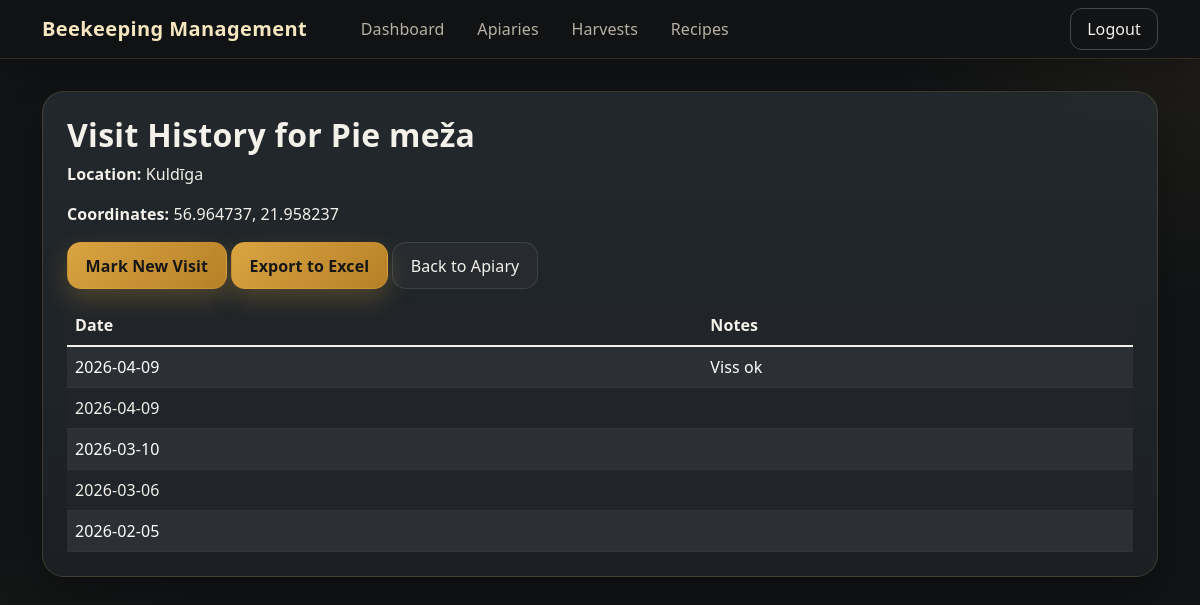
The page /apiaries/2/visits (signed in) on the database its author committed.
### tables this page shows
CREATE TABLE apiaries (
                id INTEGER PRIMARY KEY,
                name TEXT NOT NULL,
                last_visit_date TEXT
            , location TEXT, latitude REAL, longitude REAL, user_id INTEGER NOT NULL DEFAULT 1);

CREATE TABLE apiary_visits (
                    id INTEGER PRIMARY KEY,
                    apiary_id INTEGER,
                    visit_date TEXT NOT NULL,
                    notes TEXT,
                    FOREIGN KEY (apiary_id) REFERENCES apiaries (id)
                );

### web_app.py (the view)
@app.route('/apiaries/<int:apiary_id>/visits')
def view_visit_history(apiary_id):
    conn = sqlite3.connect('beekeeping.db')
    c = conn.cursor()
    c.execute("SELECT name, location, latitude, longitude FROM apiaries WHERE id = ?", (apiary_id,))
    apiary = c.fetchone()
    apiary_name = apiary[0]
    apiary_location = apiary[1]
    apiary_lat = apiary[2]
    apiary_lng = apiary[3]
    c.execute("SELECT visit_date, notes FROM apiary_visits WHERE apiary_id = ? ORDER BY visit_date DESC", (apiary_id,))
    visits = c.fetchall()
    conn.close()
    return render_template('visit_history.html', apiary_name=apiary_name, apiary_location=apiary_location, apiary_lat=apiary_lat, apiary_lng=apiary_lng, visits=visits, apiary_id=apiary_id)

### web_app.py (called while the page is built)
@app.before_request
def require_login():
    allowed = {"login", "register", "logout", "static", "serve_image"}  # names of view functions that don't require auth
    if request.endpoint not in allowed and not session.get("logged_in"):
        return redirect(url_for("login"))

### templates/visit_history.html (shortened to what this page needs)
{% extends "base.html" %}
{% block content %}
<div class="glass-panel p-4 mb-4">
<h2 class="section-title">Visit History for {{ apiary_name }}</h2>
{% if apiary_location %}
<p><strong>Location:</strong> {{ apiary_location }}</p>
{% endif %}
{% if apiary_lat and apiary_lng %}
<p><strong>Coordinates:</strong> {{ "%.6f"|format(apiary_lat) }}, {{ "%.6f"|format(apiary_lng) }}</p>
{% endif %}
<a href="{{ url_for('mark_visit', apiary_id=apiary_id) }}" class="btn btn-honey mb-3">Mark New Visit</a>
<a href="{{ url_for('export_visit_history', apiary_id=apiary_id) }}" class="btn btn-honey mb-3">Export to Excel</a>
<a href="{{ url_for('view_apiary', apiary_id=apiary_id) }}" class="btn btn-soft mb-3">Back to Apiary</a>
{% if visits %}
<div class="table-responsive"><table class="table table-dark table-striped table-hover align-middle mb-0">
    <thead>
        <tr>
            <th>Date</th>
            <th>Notes</th>
        </tr>
    </thead>
    <tbody>
        {% for visit in visits %}
        <tr>
            <td>{{ visit[0] }}</td>
            <td>{{ visit[1] or '' }}</td>
        </tr>
        {% endfor %}
    </tbody>
</table></div>
{% else %}
<p>No visits recorded yet.</p>
{% endif %}
</div>
{% endblock %}

### templates/base.html (style rules this page uses)
:root { --bg: #111315; --bg-soft: #171a1d; --panel: #1d2125; --panel-2: #242a2f; --border: rgba(255, 209, 102, 0.14); --text: #f3f1ea; --muted: #b8b1a3; --accent: #d9a441; --accent-hover: #e3b65f; --success-bg: #1d2b21; --success-border: #35553d; }
html, body { height: 100%; }
body { background: radial-gradient(circle at top right, rgba(217, 164, 65, 0.08), transparent 22%), radial-gradient(circle at bottom left, rgba(217, 164, 65, 0.05), transparent 20%), var(--bg); color: var(--text); font-family: "Segoe UI", Tahoma, Geneva, Verdana, sans-serif; letter-spacing: 0.1px; }
.glass-panel, .card { background: linear-gradient(180deg, rgba(36, 42, 47, 0.92), rgba(29, 33, 37, 0.96)); border: 1px solid var(--border); border-radius: 22px; box-shadow: 0 18px 40px rgba(0, 0, 0, 0.28); }
.section-title { font-weight: 700; letter-spacing: 0.3px; }
.btn { border-radius: 14px; transition: all 0.18s ease; padding: 0.65rem 1.1rem; }
.btn-primary, .btn-honey { background: linear-gradient(135deg, var(--accent), #b78027); border: 1px solid rgba(217, 164, 65, 0.30); color: #161616; font-weight: 600; box-shadow: 0 10px 24px rgba(217, 164, 65, 0.25); }
.btn-soft { background: rgba(255, 255, 255, 0.03); border: 1px solid rgba(255, 255, 255, 0.10); color: var(--text); }
.table { color: var(--text); }
.table th, .table td { border-color: rgba(255, 255, 255, 0.08); }
.table-striped > tbody > tr:nth-of-type(odd) { background: rgba(255, 255, 255, 0.03); }

### rows shown on the page
apiaries: name "Pie meža", location "Kuldīga", latitude "56.964737", longitude "21.958237"
apiary_visits: visit_date "2026-04-09", notes "Viss ok"
apiary_visits: visit_date "2026-04-09"
apiary_visits: visit_date "2026-03-10"
apiary_visits: visit_date "2026-03-06"
apiary_visits: visit_date "2026-02-05"
